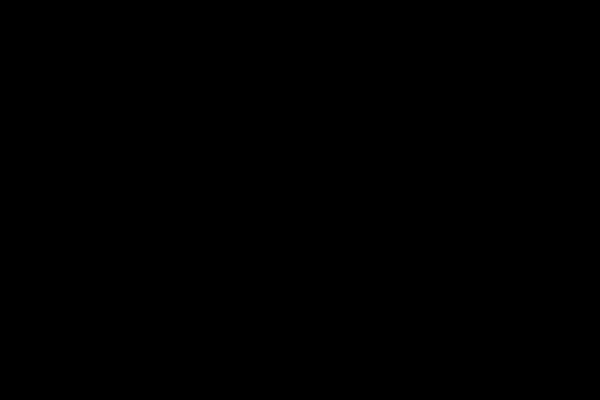
Frame 1 (no input)
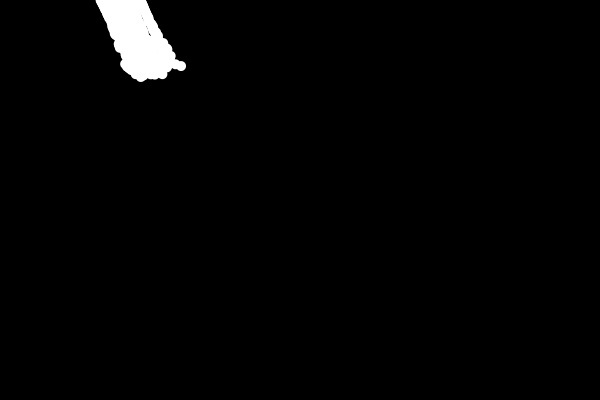
Frame 60 (the mouse pressed at the canvas centre just before this capture)
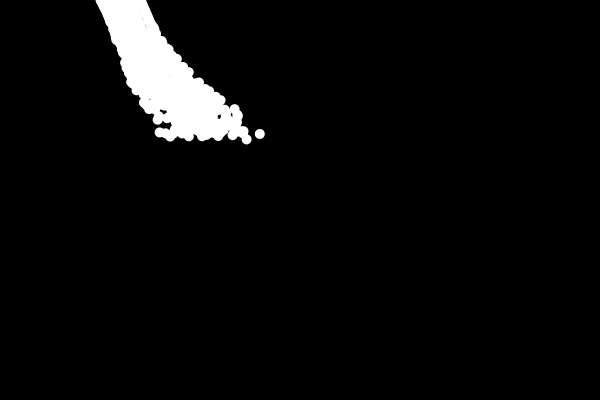
Frame 120 (the mouse held since frame 60 and released just before this capture)

The Processing sketch that drew these frames (run headless with seeded random() and noise(); from frame 60 on, the mouse is pressed at the canvas centre):

// Processing sketch: falling_leaves
// ── falling_leaves.pde
  int leavesC = 256;
  //PVector gravity, velocity, wind, movement, position;
 // ArrayList<LeavesSystem> leaves;
  ArrayList<LeavesSystem> leaves = new ArrayList<LeavesSystem>();
  int radius = 20;
  float edge;
  PVector d, h;

  void setup() {
   
    size(600,400);
   // leaves = new ArrayList<LeavesSystem>();
   for (int i = 0; i< 5; i++) {
      leaves.add(new LeavesSystem(100+10*i, -1));
  }
  }
  
  void draw() {
    
  
  
    background(0);
  
    for(int i = 0; i< leaves.size(); i++) {
      LeavesSystem nl = leaves.get(i);
      nl.run();
      nl.addLeaves();

       
      
  
      
     
    }
  }

  
  //void mousePressed() {
  //  leaves.add(new LeavesSystem(mouseX, mouseY));
  //}
 

// ── leaves.pde
class Leaves {
  PVector gravity, velocity, wind, gusts, position, h;
  float life;
  int edge = 2;
  float x;
  float n;
  float seed;
  float offset;
  float noiseVal;
  float noiseScale = .02;

  Leaves(float x, float y) {



    position = new PVector(x, y);
    velocity = new PVector(0, 0); 
    gravity = new PVector(0, .0);
    wind = new PVector(0, 0);
    gusts = new PVector(0, offset);
   

    life = 800;
    seed = random(.01);
  }


  //void run() {
  //  update();
  //  display();

  //  //edges();
  //}


  void update() {

    //noiseDetail(1,.9);
    float noiz = noise(seed+(position.y)*.02);
    float noiz2 = noise((position.x)*.03);
    
    position.add(noiz, noiz2).add(velocity).add(wind);
    wind.add(seed, 0);
    
    
    life -= 1;
    x += .005;
  }

  //void area() {
  //  float a = height - position.x;
  //  velocity.add(a, 0);

  //}
  void force(PVector f) {
    position.add(f);
  }



  

  void display() {
    circle(position.x, position.y, 10);
    noStroke();
    //fill(life);
  }


  boolean isDead() {
    if (life < 0.0) {
      return true;
    } else {
      return false;
    }
  }
  
 

  void edges() {
    if ( position.y >= height-radius) {
      //  //position.y = height-radius;
      velocity.y *= -edge;
    } else if ( position. y <= 0) {
      //position.y = 0;
      velocity.y *= -edge;
    } else if ( position.x >= width) {
      // position.x = width;
      velocity.x *= -edge;
    } else if (position. x <= 0) {
      //position.x = 0;
      velocity.x *= -edge;
    }
  }
}

// ── leavesSystem.pde
class LeavesSystem {
  ArrayList<Leaves> leavesN;
  PVector origin, h;
  
   
  LeavesSystem(float x, float y) {
   leavesN = new ArrayList<Leaves>();
   origin = new PVector(x,y);
   h = new PVector(0, height);
  }


  void addLeaves() {
    leavesN.add(new Leaves(origin.x, origin.y));
  }
  
   void force(PVector f) {
    for(int i = 0; i < leavesN.size(); i++) {
      leaves.get(i).force(f);
    }
  }
  
  void edgeForce() {
    //float he = position.dist(h);
    //he = he/100;
    //float we = position.dist(h);
    //we = we/100;
    //position.add(we, he);
    //println(he + 'h');
    //println(we + 'w');
      
  }

  void run() {
    
    for (int i = leavesN.size()-1; i >= 0; i--) {
      Leaves n = leavesN.get(i);
      float he = n.position.dist(h);
      he = he/500;
         println(he);
 
      
      
      
      float we = n.position.dist(h);
      we = we/500;
      n.position.add(0, he);
      
       color c = (i);
      //fill(c);
      
      n.update();
      n.display();
     //n.edgeForce();
      //n.edges();
      if (n.isDead()) {
        leavesN.remove(i);
      }
    }
   }
}
